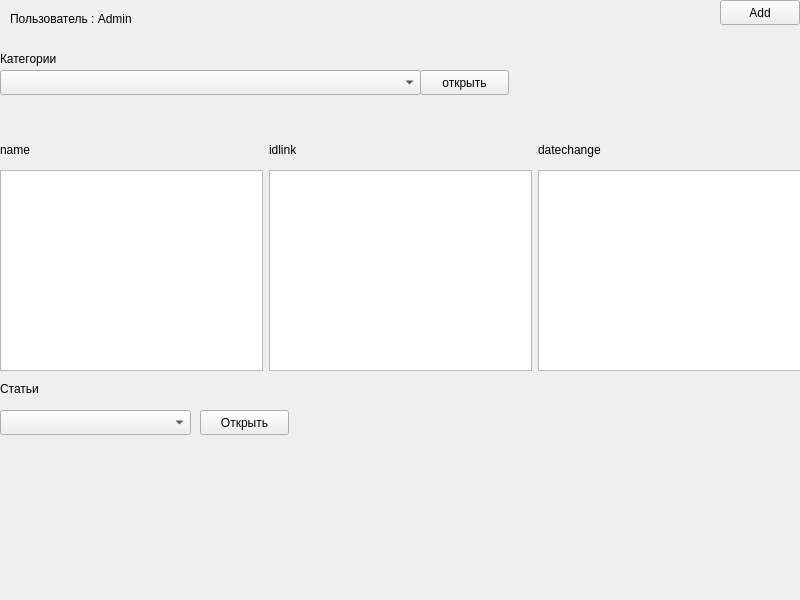
<?xml version="1.0" encoding="UTF-8"?>
<ui version="4.0">
 <class>DataBase</class>
 <widget class="QWidget" name="DataBase">
  <property name="geometry">
   <rect>
    <x>0</x>
    <y>0</y>
    <width>800</width>
    <height>600</height>
   </rect>
  </property>
  <property name="windowTitle">
   <string>Form</string>
  </property>
  <widget class="QLabel" name="label">
   <property name="geometry">
    <rect>
     <x>10</x>
     <y>10</y>
     <width>181</width>
     <height>17</height>
    </rect>
   </property>
   <property name="text">
    <string>Пользователь : Admin</string>
   </property>
  </widget>
  <widget class="QPushButton" name="pushButton_2">
   <property name="geometry">
    <rect>
     <x>420</x>
     <y>70</y>
     <width>89</width>
     <height>25</height>
    </rect>
   </property>
   <property name="text">
    <string>открыть</string>
   </property>
  </widget>
  <widget class="QWidget" name="layoutWidget">
   <property name="geometry">
    <rect>
     <x>0</x>
     <y>140</y>
     <width>801</width>
     <height>20</height>
    </rect>
   </property>
   <layout class="QHBoxLayout" name="horizontalLayout">
    <item>
     <widget class="QLabel" name="label_2">
      <property name="text">
       <string>name</string>
      </property>
     </widget>
    </item>
    <item>
     <widget class="QLabel" name="label_3">
      <property name="text">
       <string>idlink</string>
      </property>
     </widget>
    </item>
    <item>
     <widget class="QLabel" name="label_4">
      <property name="text">
       <string>datechange</string>
      </property>
     </widget>
    </item>
   </layout>
  </widget>
  <widget class="QWidget" name="layoutWidget">
   <property name="geometry">
    <rect>
     <x>0</x>
     <y>170</y>
     <width>801</width>
     <height>201</height>
    </rect>
   </property>
   <layout class="QHBoxLayout" name="horizontalLayout_2">
    <item>
     <widget class="QTextBrowser" name="textBrowser">
      <property name="html">
       <string>&lt;!DOCTYPE HTML PUBLIC &quot;-//W3C//DTD HTML 4.0//EN&quot; &quot;http://www.w3.org/TR/REC-html40/strict.dtd&quot;&gt;
&lt;html&gt;&lt;head&gt;&lt;meta name=&quot;qrichtext&quot; content=&quot;1&quot; /&gt;&lt;style type=&quot;text/css&quot;&gt;
p, li { white-space: pre-wrap; }
&lt;/style&gt;&lt;/head&gt;&lt;body style=&quot; font-family:'Ubuntu'; font-size:11pt; font-weight:400; font-style:normal;&quot;&gt;
&lt;p style=&quot;-qt-paragraph-type:empty; margin-top:0px; margin-bottom:0px; margin-left:0px; margin-right:0px; -qt-block-indent:0; text-indent:0px;&quot;&gt;&lt;br /&gt;&lt;/p&gt;&lt;/body&gt;&lt;/html&gt;</string>
      </property>
     </widget>
    </item>
    <item>
     <widget class="QTextBrowser" name="textBrowser_2">
      <property name="html">
       <string>&lt;!DOCTYPE HTML PUBLIC &quot;-//W3C//DTD HTML 4.0//EN&quot; &quot;http://www.w3.org/TR/REC-html40/strict.dtd&quot;&gt;
&lt;html&gt;&lt;head&gt;&lt;meta name=&quot;qrichtext&quot; content=&quot;1&quot; /&gt;&lt;style type=&quot;text/css&quot;&gt;
p, li { white-space: pre-wrap; }
&lt;/style&gt;&lt;/head&gt;&lt;body style=&quot; font-family:'Ubuntu'; font-size:11pt; font-weight:400; font-style:normal;&quot;&gt;
&lt;p style=&quot;-qt-paragraph-type:empty; margin-top:0px; margin-bottom:0px; margin-left:0px; margin-right:0px; -qt-block-indent:0; text-indent:0px;&quot;&gt;&lt;br /&gt;&lt;/p&gt;&lt;/body&gt;&lt;/html&gt;</string>
      </property>
     </widget>
    </item>
    <item>
     <widget class="QTextBrowser" name="textBrowser_3">
      <property name="html">
       <string>&lt;!DOCTYPE HTML PUBLIC &quot;-//W3C//DTD HTML 4.0//EN&quot; &quot;http://www.w3.org/TR/REC-html40/strict.dtd&quot;&gt;
&lt;html&gt;&lt;head&gt;&lt;meta name=&quot;qrichtext&quot; content=&quot;1&quot; /&gt;&lt;style type=&quot;text/css&quot;&gt;
p, li { white-space: pre-wrap; }
&lt;/style&gt;&lt;/head&gt;&lt;body style=&quot; font-family:'Ubuntu'; font-size:11pt; font-weight:400; font-style:normal;&quot;&gt;
&lt;p style=&quot;-qt-paragraph-type:empty; margin-top:0px; margin-bottom:0px; margin-left:0px; margin-right:0px; -qt-block-indent:0; text-indent:0px;&quot;&gt;&lt;br /&gt;&lt;/p&gt;&lt;/body&gt;&lt;/html&gt;</string>
      </property>
     </widget>
    </item>
   </layout>
  </widget>
  <widget class="QComboBox" name="comboBox_2">
   <property name="geometry">
    <rect>
     <x>0</x>
     <y>410</y>
     <width>191</width>
     <height>25</height>
    </rect>
   </property>
  </widget>
  <widget class="QPushButton" name="pushButton_4">
   <property name="geometry">
    <rect>
     <x>200</x>
     <y>410</y>
     <width>89</width>
     <height>25</height>
    </rect>
   </property>
   <property name="text">
    <string>Открыть</string>
   </property>
  </widget>
  <widget class="QLabel" name="label_5">
   <property name="geometry">
    <rect>
     <x>0</x>
     <y>50</y>
     <width>81</width>
     <height>17</height>
    </rect>
   </property>
   <property name="text">
    <string>Категории</string>
   </property>
  </widget>
  <widget class="QLabel" name="label_6">
   <property name="geometry">
    <rect>
     <x>0</x>
     <y>380</y>
     <width>191</width>
     <height>17</height>
    </rect>
   </property>
   <property name="layoutDirection">
    <enum>Qt::LeftToRight</enum>
   </property>
   <property name="text">
    <string>Статьи</string>
   </property>
   <property name="wordWrap">
    <bool>false</bool>
   </property>
  </widget>
  <widget class="QPushButton" name="pushButton">
   <property name="geometry">
    <rect>
     <x>720</x>
     <y>0</y>
     <width>80</width>
     <height>25</height>
    </rect>
   </property>
   <property name="text">
    <string>Add</string>
   </property>
  </widget>
  <widget class="QComboBox" name="comboBox">
   <property name="geometry">
    <rect>
     <x>0</x>
     <y>70</y>
     <width>421</width>
     <height>25</height>
    </rect>
   </property>
  </widget>
 </widget>
 <resources/>
 <connections/>
</ui>
